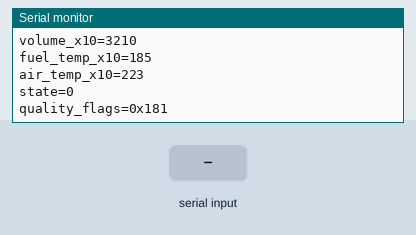
The sketch below on a simulated nRF52 board. On the bench: the last lines printed to the serial monitor. The test bench sets the inputs (shaded band). A phone connects over Bluetooth LE 3 s after start.

Above: at 3.2 s.
3.3 s: "level 1\n" received over Serial
At 4.2 s:
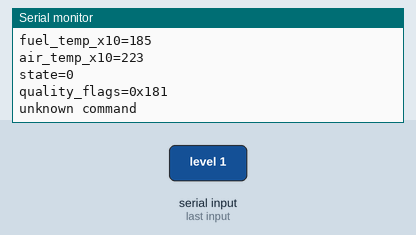
4.8 s: "set  45\n" received over Serial
At 5.4 s:
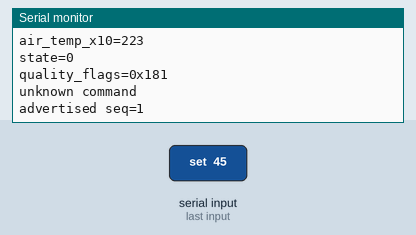

The sketch:

promicro_dut_proto.ino
```cpp
#include <bluefruit.h>

static const uint16_t COMPANY_ID = 0xFFFF;
static const uint16_t SENSOR_ID = 0x0123;

enum LevelState : uint8_t {
  LEVEL_STABLE = 0x00,
  LEVEL_REFILL = 0x01,
  LEVEL_DRAIN = 0x02
};

struct TelemetryFrame {
  uint8_t protocol_version;
  uint8_t message_type;
  uint16_t sensor_id;
  uint8_t sequence;
  uint16_t fuel_level_percent_x10;
  uint16_t fuel_volume_l_x10;
  int16_t fuel_temp_c_x10;
  int16_t air_temp_c_x10;
  uint8_t level_state;
  uint16_t quality_flags;
  uint8_t fuel_profile;
  uint8_t calibration_revision;
  uint16_t crc16;
};

TelemetryFrame g_frame = {
  0x01,
  0x01,
  SENSOR_ID,
  0x00,
  574,
  3210,
  185,
  223,
  LEVEL_STABLE,
  0x0181,
  0x02,
  0x03,
  0x0000
};

unsigned long g_lastBurstMs = 0;
bool g_pendingBurst = false;
uint8_t g_burstCount = 0;

uint16_t crc16_ccitt(const uint8_t* data, size_t len) {
  uint16_t crc = 0xFFFF;

  while (len--) {
    crc ^= ((uint16_t)(*data++)) << 8;
    for (uint8_t i = 0; i < 8; ++i) {
      if (crc & 0x8000) {
        crc = (uint16_t)((crc << 1) ^ 0x1021);
      } else {
        crc <<= 1;
      }
    }
  }

  return crc;
}

void print_help() {
  Serial.println("Commands:");
  Serial.println("  help");
  Serial.println("  status");
  Serial.println("  set level <value>");
  Serial.println("  set volume <value>");
  Serial.println("  set fueltemp <value>");
  Serial.println("  set airtemp <value>");
  Serial.println("  set state stable|refill|drain");
  Serial.println("  set flags <value>");
  Serial.println("  burst");
}

void print_status() {
  Serial.print("sensor_id=0x");
  Serial.println(g_frame.sensor_id, HEX);
  Serial.print("sequence=");
  Serial.println(g_frame.sequence);
  Serial.print("level_x10=");
  Serial.println(g_frame.fuel_level_percent_x10);
  Serial.print("volume_x10=");
  Serial.println(g_frame.fuel_volume_l_x10);
  Serial.print("fuel_temp_x10=");
  Serial.println(g_frame.fuel_temp_c_x10);
  Serial.print("air_temp_x10=");
  Serial.println(g_frame.air_temp_c_x10);
  Serial.print("state=");
  Serial.println(g_frame.level_state);
  Serial.print("quality_flags=0x");
  Serial.println(g_frame.quality_flags, HEX);
}

void update_advertising() {
  Bluefruit.Advertising.stop();
  Bluefruit.Advertising.clearData();
  Bluefruit.ScanResponse.clearData();

  g_frame.crc16 = 0;
  g_frame.crc16 = crc16_ccitt((const uint8_t*)&g_frame, sizeof(g_frame) - sizeof(g_frame.crc16));

  Bluefruit.Advertising.addFlags(BLE_GAP_ADV_FLAGS_LE_ONLY_GENERAL_DISC_MODE);
  Bluefruit.Advertising.addTxPower();
  Bluefruit.Advertising.addManufacturerData(COMPANY_ID, (const uint8_t*)&g_frame, sizeof(g_frame));
  Bluefruit.ScanResponse.addName();
  Bluefruit.Advertising.restartOnDisconnect(true);
  Bluefruit.Advertising.setInterval(160, 160);
  Bluefruit.Advertising.start(0);
}

void publish_frame() {
  g_frame.sequence++;
  update_advertising();
  Serial.print("advertised seq=");
  Serial.println(g_frame.sequence);
}

void handle_set_command(const String& key, const String& value) {
  if (key == "level") {
    g_frame.fuel_level_percent_x10 = (uint16_t)value.toInt();
  } else if (key == "volume") {
    g_frame.fuel_volume_l_x10 = (uint16_t)value.toInt();
  } else if (key == "fueltemp") {
    g_frame.fuel_temp_c_x10 = (int16_t)value.toInt();
  } else if (key == "airtemp") {
    g_frame.air_temp_c_x10 = (int16_t)value.toInt();
  } else if (key == "flags") {
    g_frame.quality_flags = (uint16_t)strtoul(value.c_str(), nullptr, 0);
  } else if (key == "state") {
    if (value == "stable") {
      g_frame.level_state = LEVEL_STABLE;
    } else if (value == "refill") {
      g_frame.level_state = LEVEL_REFILL;
    } else if (value == "drain") {
      g_frame.level_state = LEVEL_DRAIN;
    }
  }

  publish_frame();
}

void handle_serial() {
  if (!Serial.available()) {
    return;
  }

  String line = Serial.readStringUntil('\n');
  line.trim();

  if (line == "help") {
    print_help();
    return;
  }

  if (line == "status") {
    print_status();
    return;
  }

  if (line == "burst") {
    g_pendingBurst = true;
    g_burstCount = 3;
    Serial.println("burst armed");
    return;
  }

  if (line.startsWith("set ")) {
    int split = line.indexOf(' ', 4);
    if (split > 0) {
      String key = line.substring(4, split);
      String value = line.substring(split + 1);
      value.trim();
      handle_set_command(key, value);
      return;
    }
  }

  Serial.println("unknown command");
}

void setup() {
  Serial.begin(115200);
  delay(2000);

  Bluefruit.begin();
  Bluefruit.setTxPower(4);
  Bluefruit.setName("BFUEL-DUT");

  update_advertising();
  print_help();
  print_status();
}

void loop() {
  handle_serial();

  if (g_pendingBurst && g_burstCount > 0 && millis() - g_lastBurstMs >= 150) {
    g_lastBurstMs = millis();
    publish_frame();
    g_burstCount--;
    if (g_burstCount == 0) {
      g_pendingBurst = false;
    }
  }
}
```

Measured:
- after the input at 3.3 s, the serial monitor: prints a new line at once (image 1)
- after the input at 4.8 s, the serial monitor: prints a new line at once (image 2)
